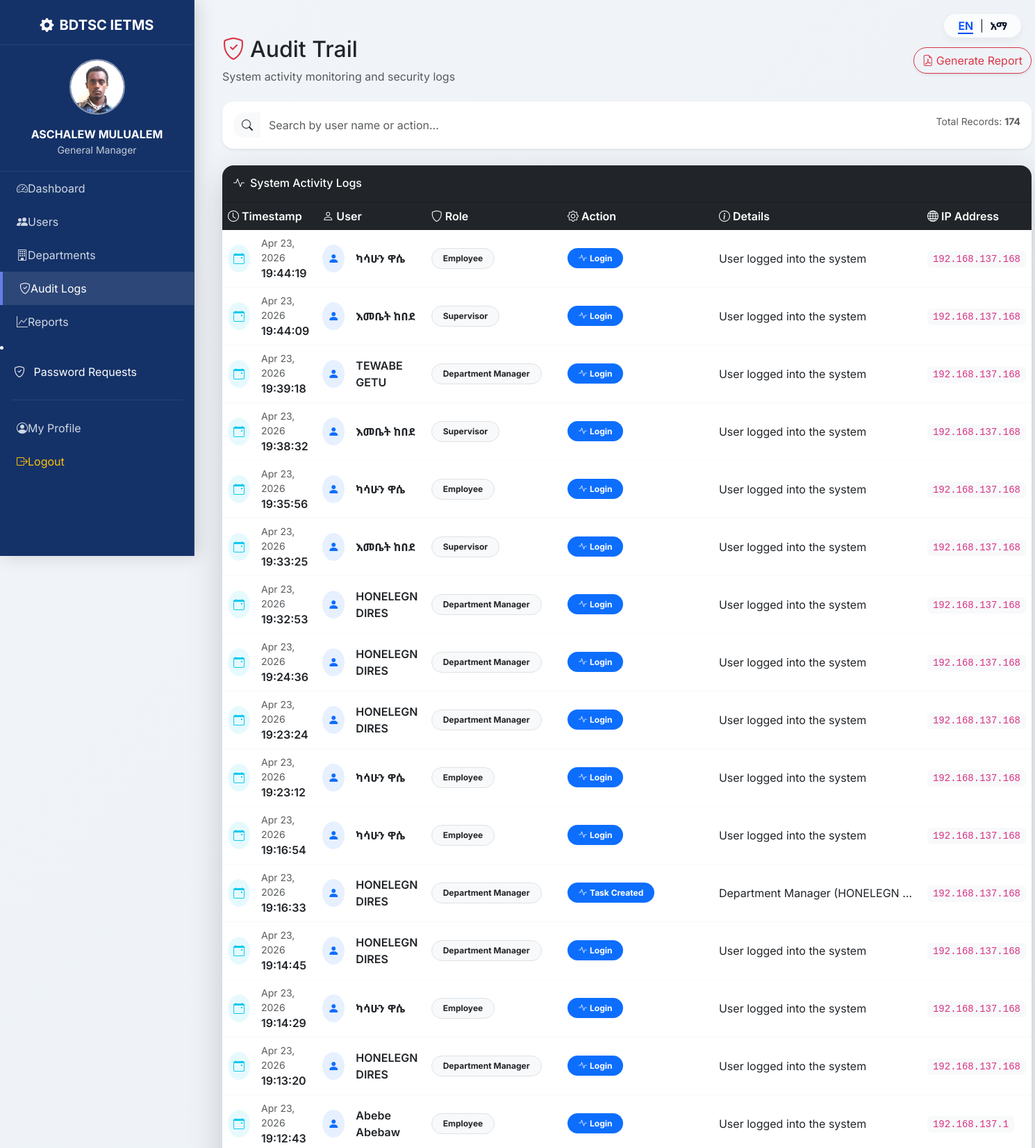
The page /admin/audit_trail.php (signed in, upper part) on the database its author committed.
### tables this page shows
CREATE TABLE IF NOT EXISTS `audit_logs` (
  `id` int NOT NULL AUTO_INCREMENT,
  `user_id` int DEFAULT NULL,
  `action` varchar(255) NOT NULL,
  `details` text,
  `ip_address` varchar(45) DEFAULT NULL,
  `created_at` timestamp NOT NULL DEFAULT CURRENT_TIMESTAMP,
  `timestamp` timestamp NOT NULL DEFAULT CURRENT_TIMESTAMP,
  PRIMARY KEY (`id`),
  KEY `user_id` (`user_id`),
  CONSTRAINT `audit_logs_ibfk_1` FOREIGN KEY (`user_id`) REFERENCES `users` (`id`) ON DELETE CASCADE
);

CREATE TABLE IF NOT EXISTS `users` (
  `id` int NOT NULL AUTO_INCREMENT,
  `full_name` varchar(100) NOT NULL,
  `email` varchar(100) NOT NULL,
  `password` varchar(255) NOT NULL,
  `reset_token` varchar(255) DEFAULT NULL,
  `token_expiry` datetime DEFAULT NULL,
  `user_role` varchar(50) NOT NULL,
  `dept_id` int DEFAULT NULL,
  `status` enum('Active','Inactive') DEFAULT 'Active',
  `last_login` datetime DEFAULT NULL,
  `reset_approved` tinyint(1) NOT NULL DEFAULT '0',
  `profile_pic` varchar(255) DEFAULT 'default_user.jpg',
  PRIMARY KEY (`id`),
  UNIQUE KEY `email` (`email`),
  KEY `dept_id` (`dept_id`),
  KEY `idx_reset_token` (`reset_token`),
  CONSTRAINT `users_ibfk_1` FOREIGN KEY (`dept_id`) REFERENCES `departments` (`id`) ON DELETE SET NULL
);

### admin/audit_trail.php (the view, shortened to what this page needs)
<?php
require_once '../includes/db.php';
include '../includes/header_glass.php';
$query = "SELECT l.*, u.full_name, u.user_role
          FROM audit_logs l
          LEFT JOIN users u ON l.user_id = u.id
          ORDER BY l.created_at DESC";
$logs = $pdo->query($query)->fetchAll();
?>
<div class="container-fluid mt-4">
    <div class="d-flex justify-content-between align-items-center mb-4">
        <div>
            <h2 class="text-dark"><i class="bi bi-shield-check text-danger me-2"></i>Audit Trail</h2>
            <p class="text-muted mb-0">System activity monitoring and security logs</p>
        </div>
        <button onclick="window.print()" class="btn btn-outline-danger rounded-pill shadow-sm">
            <i class="bi bi-file-earmark-pdf me-1"></i>Generate Report
        </button>
    </div>
    <div class="card mb-4 border-0 shadow-sm rounded-4 p-3">
        <div class="row g-3">
            <div class="col-md-6">
                <div class="input-group">
                    <span class="input-group-text bg-light border-0 rounded-start-4">
                        <i class="bi bi-search"></i>
                    </span>
                    <input type="text" id="searchInput" class="form-control border-0 rounded-end-4" placeholder="Search by user name or action...">
                </div>
            </div>
            <div class="col-md-6 text-end">
                <small class="text-muted">Total Records: <strong><?php echo count($logs); ?></strong></small>
            </div>
        </div>
    </div>
    <div class="card shadow-lg border-0 rounded-4 overflow-hidden">
        <div class="card-header bg-dark text-white py-3">
            <h6 class="mb-0"><i class="bi bi-activity me-2"></i>System Activity Logs</h6>
        </div>
        <div class="table-responsive">
            <table class="table table-hover align-middle mb-0" id="auditTable">
                <thead class="table-dark">
                    <tr>
                        <th class="border-0 fw-semibold"><i class="bi bi-clock me-1"></i>Timestamp</th>
                        <th class="border-0 fw-semibold"><i class="bi bi-person me-1"></i>User</th>
                        <th class="border-0 fw-semibold"><i class="bi bi-shield me-1"></i>Role</th>
                        <th class="border-0 fw-semibold"><i class="bi bi-gear me-1"></i>Action</th>
                        <th class="border-0 fw-semibold"><i class="bi bi-info-circle me-1"></i>Details</th>
                        <th class="border-0 fw-semibold"><i class="bi bi-globe me-1"></i>IP Address</th>
                    </tr>
                </thead>
                <tbody>
                    <?php if (count($logs) > 0): ?>
                        <?php foreach ($logs as $log): ?>
                        <tr class="border-bottom border-light">
                            <td>
                                <div class="d-flex align-items-center">
                                    <div class="bg-info bg-opacity-10 rounded-circle p-2 me-3">
                                        <i class="bi bi-calendar-event text-info"></i>
                                    </div>
                                    <div>
                                        <div class="small text-muted"><?php echo date('M d, Y', strtotime($log['created_at'])); ?></div>
                                        <div class="fw-semibold"><?php echo date('H:i:s', strtotime($log['created_at'])); ?></div>
                                    </div>
                                </div>
                            </td>
                            <td>
                                <div class="d-flex align-items-center">
                                    <div class="bg-primary bg-opacity-10 rounded-circle p-2 me-3">
                                        <i class="bi bi-person-fill text-primary"></i>
                                    </div>
                                    <div class="fw-semibold"><?php echo htmlspecialchars($log['full_name'] ?? 'System'); ?></div>
                                </div>
                            </td>
                            <td>
                                <span class="badge bg-light text-dark border rounded-pill px-3 py-2">
                                    <?php echo $log['user_role'] ?? 'N/A'; ?>
                                </span>
                            </td>
                            <td>
                                <span class="badge bg-primary rounded-pill px-3 py-2">
                                    <i class="bi bi-activity me-1"></i><?php echo htmlspecialchars($log['action']); ?>
                                </span>
                            </td>
                            <td class="text-truncate" style="max-width: 300px;" title="<?php echo htmlspecialchars($log['details']); ?>">
                                <?php echo htmlspecialchars($log['details']); ?>
                            </td>
                            <td>
                                <code class="bg-light px-2 py-1 rounded small"><?php echo $log['ip_address']; ?></code>
                            </td>
                        </tr>
                        <?php endforeach; ?>
                    <?php endif; ?>
                </tbody>
            </table>
        </div>
    </div>
</div>
<?php include '../includes/footer_glass.php'; ?>

### assets/css/glassmorphism.css (style rules this page uses)
:root { --bdtsc-primary: #054ef7; --bdtsc-dark: #0f172a; --glass-bg: rgba(255, 255, 255, 0.6); --glass-border: rgba(255, 255, 255, 0.5); --glass-sidebar: rgba(15, 23, 42, 0.85); }
body { background: #f1f5f9; background: linear-gradient(135deg, #f1f5f9 0%, #e2e8f0 100%); background-attachment: fixed; }

### includes/header_glass.php (style rules this page uses)
body { font-family: 'Inter', 'Noto Sans Ethiopic', sans-serif; }

### rows shown on the page
audit_logs: created_at "Apr 23, 2026", created_at "19:44:19", user.full_name "ካሳሁን ዋሴ", user.user_role "Employee", action "Login", details "User logged into the system", ip_address "192.168.137.168"
audit_logs: created_at "Apr 23, 2026", created_at "19:44:09", user.full_name "እመቤት ከበደ", user.user_role "Supervisor", action "Login", details "User logged into the system", ip_address "192.168.137.168"
audit_logs: created_at "Apr 23, 2026", created_at "19:39:18", user.full_name "TEWABE GETU", user.user_role "Department Manager", action "Login", details "User logged into the system", ip_address "192.168.137.168"
audit_logs: created_at "Apr 23, 2026", created_at "19:38:32", user.full_name "እመቤት ከበደ", user.user_role "Supervisor", action "Login", details "User logged into the system", ip_address "192.168.137.168"
audit_logs: created_at "Apr 23, 2026", created_at "19:35:56", user.full_name "ካሳሁን ዋሴ", user.user_role "Employee", action "Login", details "User logged into the system", ip_address "192.168.137.168"
audit_logs: created_at "Apr 23, 2026", created_at "19:33:25", user.full_name "እመቤት ከበደ", user.user_role "Supervisor", action "Login", details "User logged into the system", ip_address "192.168.137.168"
audit_logs: created_at "Apr 23, 2026", created_at "19:32:53", user.full_name "HONELEGN DIRES", user.user_role "Department Manager", action "Login", details "User logged into the system", ip_address "192.168.137.168"
audit_logs: created_at "Apr 23, 2026", created_at "19:24:36", user.full_name "HONELEGN DIRES", user.user_role "Department Manager", action "Login", details "User logged into the system", ip_address "192.168.137.168"
audit_logs: created_at "Apr 23, 2026", created_at "19:23:24", user.full_name "HONELEGN DIRES", user.user_role "Department Manager", action "Login", details "User logged into the system", ip_address "192.168.137.168"
audit_logs: created_at "Apr 23, 2026", created_at "19:23:12", user.full_name "ካሳሁን ዋሴ", user.user_role "Employee", action "Login", details "User logged into the system", ip_address "192.168.137.168"
audit_logs: created_at "Apr 23, 2026", created_at "19:16:54", user.full_name "ካሳሁን ዋሴ", user.user_role "Employee", action "Login", details "User logged into the system", ip_address "192.168.137.168"
audit_logs: created_at "Apr 23, 2026", created_at "19:16:33", user.full_name "HONELEGN DIRES", user.user_role "Department Manager", action "Task Created", details "Department Manager (HONELEGN…", ip_address "192.168.137.168"
audit_logs: created_at "Apr 23, 2026", created_at "19:14:45", user.full_name "HONELEGN DIRES", user.user_role "Department Manager", action "Login", details "User logged into the system", ip_address "192.168.137.168"
audit_logs: created_at "Apr 23, 2026", created_at "19:14:29", user.full_name "ካሳሁን ዋሴ", user.user_role "Employee", action "Login", details "User logged into the system", ip_address "192.168.137.168"
audit_logs: created_at "Apr 23, 2026", created_at "19:13:20", user.full_name "HONELEGN DIRES", user.user_role "Department Manager", action "Login", details "User logged into the system", ip_address "192.168.137.168"
audit_logs: created_at "Apr 23, 2026", created_at "19:12:43", user.full_name "Abebe Abebaw", user.user_role "Employee", action "Login", details "User logged into the system", ip_address "192.168.137.1"

### other values the page prints
$full_name "ASCHALEW MULUALEM"
$user_role "General Manager"
__('dashboard') "Dashboard"
__('users') "Users"
__('departments') "Departments"
__('audit_logs') "Audit Logs"
__('reports') "Reports"
__('logout') "Logout"
count($logs) "174"
